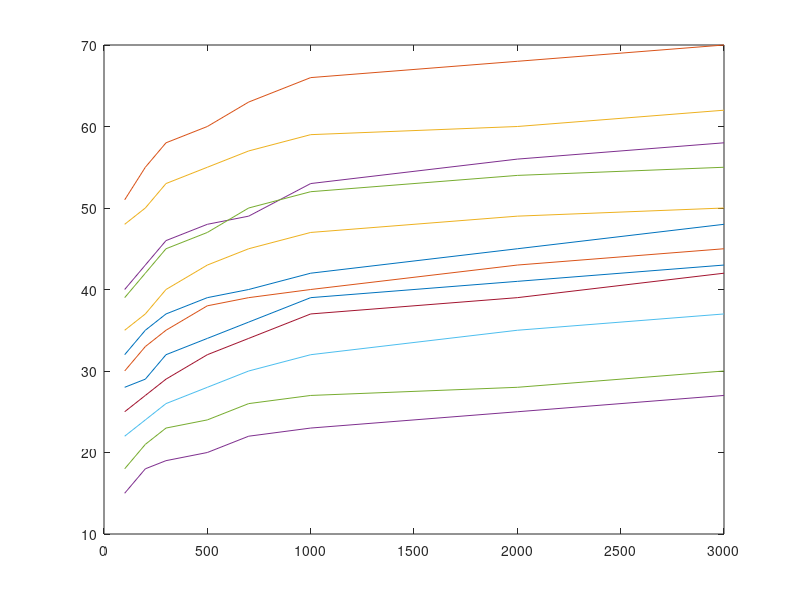

Reproduce this figure in MATLAB. (Note: this script raises an error after producing the figure.)
clc;
close all;
clear all;

x = [100,200,300,500,700,1000,2000,3000];
y1 = [15,18,19,20,22,23,25,27];
y2 = [18,21,23,24,26,27,28,30];
y5 = [22,24,26,28,30,32,35,37];
y10 = [25,27,29,32,34,37,39,42];
y20 = [28,29,32,34,36,39,41,43];
y30 = [30,33,35,38,39,40,43,45];
y40 = [32,35,37,39,40,42,45,48];
y50 = [35,37,40,43,45,47,49,50];
y60 = [39,42,45,47,50,52,54,55];
y70 = [40,43,46,48,49,53,56,58];
y80 = [48,50,53,55,57,59,60,62];
y100 = [51,55,58,60,63,66,68,70];

store = input('Enter the distance:');

if (store == 1)
    plot(x,y1);
elseif (store == 2)
     plot(x,y2);
elseif (store == 5)
     plot(x,y5);
elseif (store == 10)
    plot(x,y10);
elseif (store == 20)
    plot(x,y20);
elseif (store == 30)
    plot(x,y30);
elseif (store == 40)
    plot(x,y40);
elseif (store == 50)
    plot(x,y50);
elseif (store == 60)
    plot(x,y60);
elseif (store == 70)
    plot(x,y70);
elseif (store == 80)
    plot(x,y80);
elseif (store == 100)
    plot(x,y100);
end



plot(x,y40,x,y100,x,y80,x,y1,x,y2,x,y5,x,y10,x,y20,x,y30,x,y50,x,y70,x,y60);
xline(100);
text(100,15,'1');
text(100,18,'2');
text(100,22,'5');
text(100,25,'10');
text(100,28,'20');
text(100,30,'30');
text(100,32,'40');
text(100,35,'50');
text(100,39,'60');
text(100,40,'70');
text(100,48,'80');
text(100,51,'100'); 

xlabel('Frequency in Mhz');
ylabel('Attenuation(dB)');
title('Distance',store);
